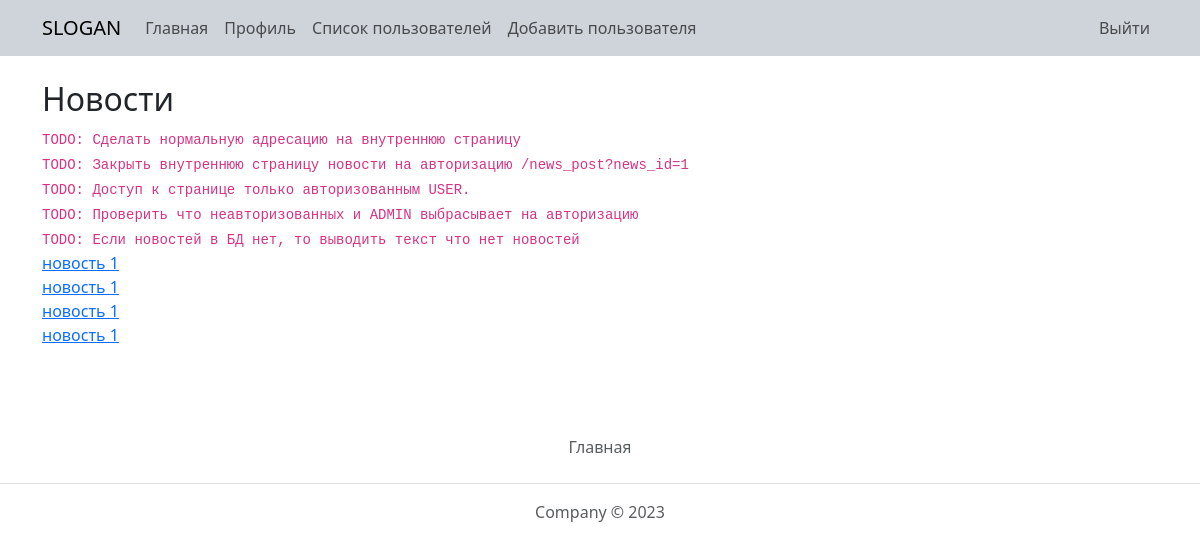
/news (signed in), run on an earlier commit of the app's database.
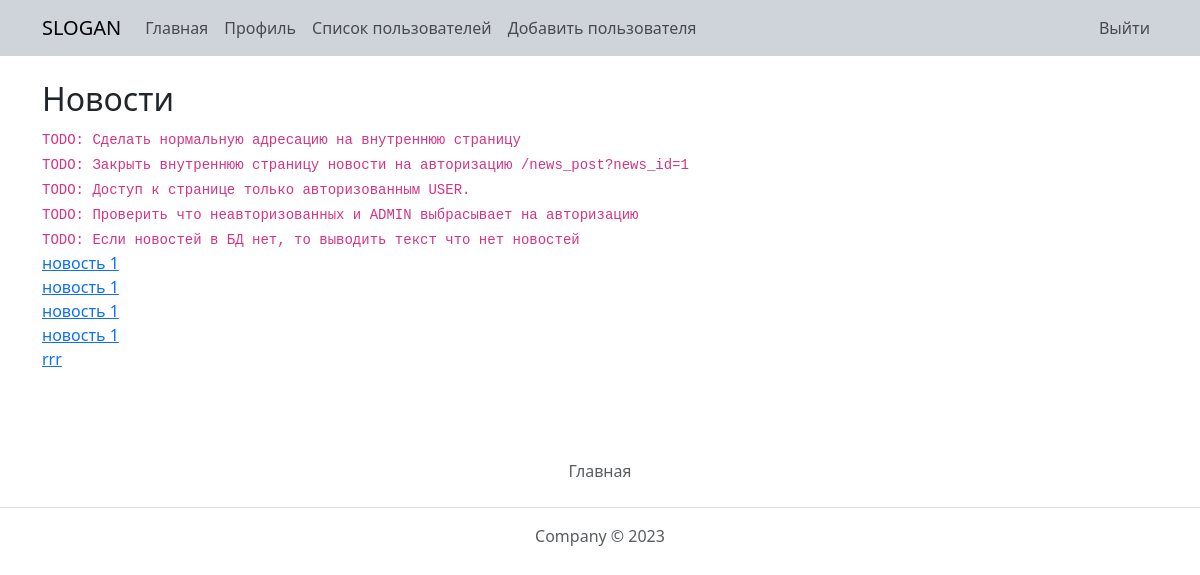
And on a later commit of the database.
### webapp/db.py (models this page shows)
class News(db.Model):
    id = db.Column(db.Integer, primary_key=True)
    zag = db.Column(db.String, nullable=False)
    description = db.Column(db.String, nullable=False)
    published_at = db.Column(db.DateTime, default=datetime.now)

### webapp/app.py (the view)
@app.route('/news')
def news():
    title = 'Новости'
    if not current_user.is_authenticated:
        flash('Ошибка! Доступ запрещен!')
        return redirect('/auth')
    all_news = News.query.all()
    return render_template(
        'news.html',
        all_news=all_news,
        title=title,
    )

### webapp/app.py (called while the page is built)
@login_manager.user_loader
def load_user(user_id):
    return User.query.get(user_id)

### webapp/templates/news.html
{% extends 'base.html' %}
{% block content %}
    <div class="container mt-4">
        <div class="row">
            <div class="col-12">
                <h2>{{ title }}</h2>
                <code>TODO: Сделать нормальную адресацию на внутреннюю страницу</code><br>
                <code>TODO: Закрыть внутреннюю страницу новости на авторизацию /news_post?news_id=1</code><br>
                <code>TODO: Доступ к странице только авторизованным USER.</code><br>
                <code>TODO: Проверить что неавторизованных и ADMIN выбрасывает на авторизацию</code><br>
                <code>TODO: Если новостей в БД нет, то выводить текст что нет новостей</code><br>
                <ul class="list-unstyled ps-0">
                    {% for news in all_news %}
                        <li>
                            <a class="mb-1" href="{{ url_for('news_post', news_id=news.id) }}">{{ news.zag }}</a>
                        </li>
                    {% endfor %}
                </ul>
            </div>
        </div>
    </div>
{% endblock %}

What changed in the data, as far as the page shows it:
added News: zag "rrr"
